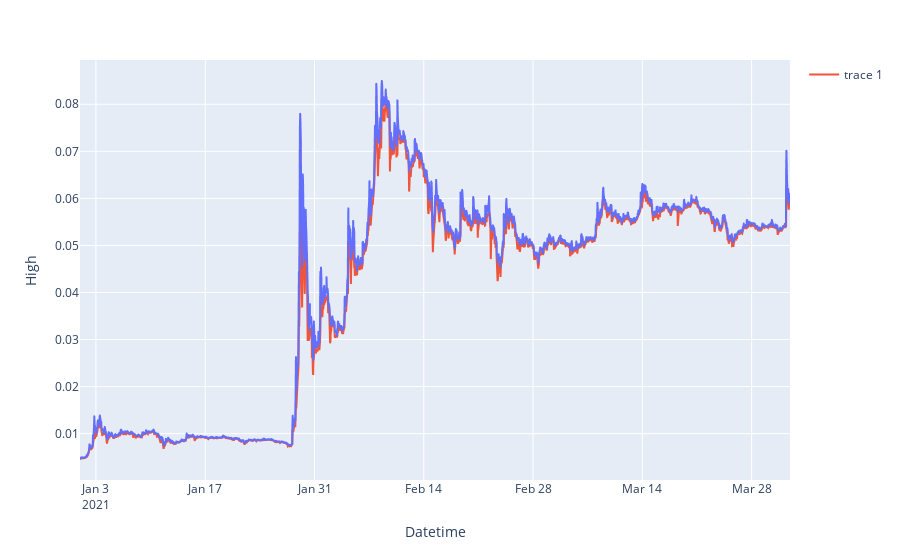

Notebook source saved alongside this figure:
### Code cell
import plotly.express as px

fig = px.line(data, y="High")
fig.add_scatter(x=data.index,y=data["Low"])
fig.show()

### Figure 1 — Plotly figure (JSON) as saved in the notebook; plotly's stock layout.template omitted (floating-point values rounded to 4 significant figures; data arrays with more than 128 entries replaced by an {"elided": "..."} marker saying what was removed)
{"data": [{"hovertemplate": "Datetime=%{x}<br>High=%{y}<extra></extra>", "legendgroup": "", "line": {"color": "#636efa", "dash": "solid"}, "marker": {"symbol": "circle"}, "mode": "lines", "name": "", "showlegend": false, "type": "scattergl", "x": {"elided": "2179 str values"}, "xaxis": "x", "y": {"elided": "2179 float values"}, "yaxis": "y"}, {"type": "scatter", "x": {"elided": "2179 str values"}, "y": {"elided": "2179 float values"}}], "layout": {"legend": {"tracegroupgap": 0}, "margin": {"t": 60}, "xaxis": {"anchor": "y", "domain": [0, 1], "title": {"text": "Datetime"}}, "yaxis": {"anchor": "x", "domain": [0, 1], "title": {"text": "High"}}}}
